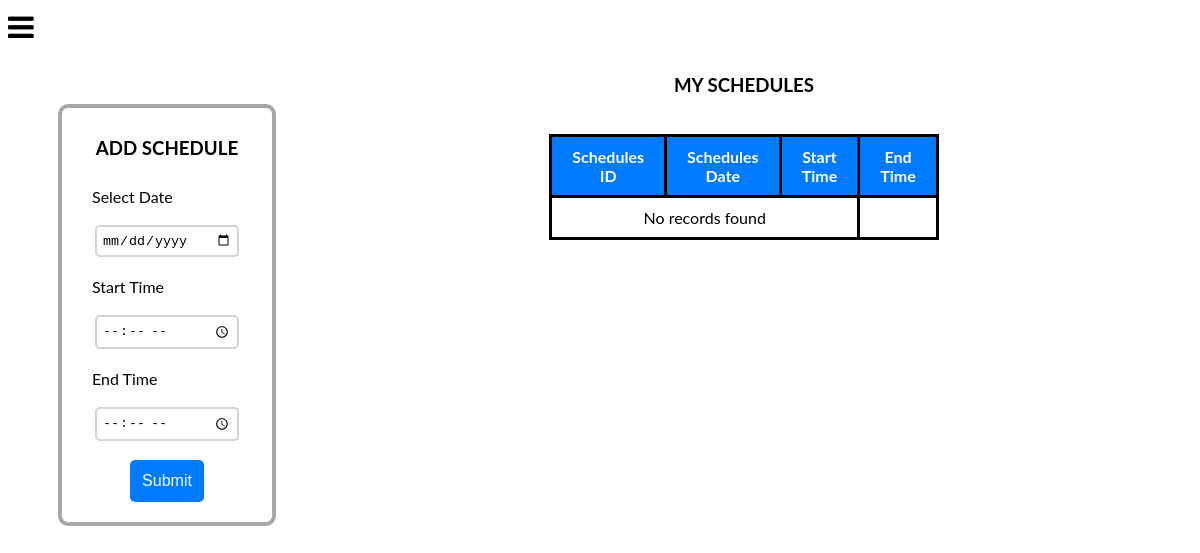
The page /doc_page/Schedules.php on the database as committed earlier.
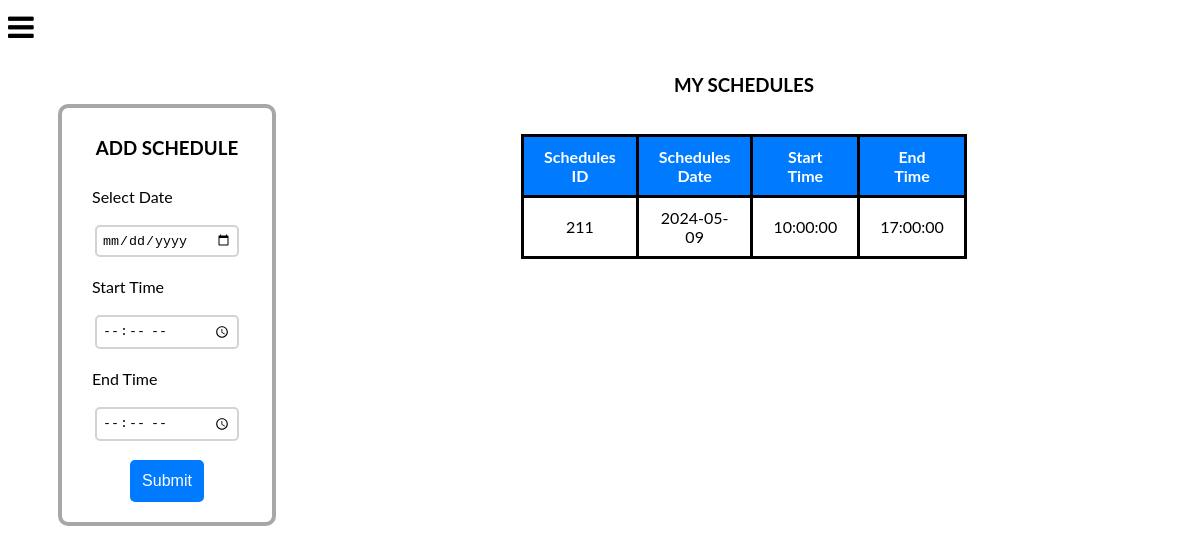
The same page on the database as committed later.
### tables this page shows
CREATE TABLE `tblschedule` (
  `sched_id` int(11) NOT NULL,
  `sched_date` date NOT NULL,
  `start_time` time NOT NULL,
  `end_time` time NOT NULL,
  `sched_limit` int(11) NOT NULL,
  `doc_id` int(11) DEFAULT NULL
);

### doc_page/display_doc_schedules.php (called while the page is built, shortened)
<?php
$sql = "SELECT sched_id, sched_date, start_time, end_time FROM tblschedule";
?>

### doc_page/Schedules.php (the view, shortened to what this page needs)
<!DOCTYPE html>
<html lang="en">
<head>
    <link rel="stylesheet" href="doc_style.css">
    <link rel="stylesheet" href="https://cdnjs.cloudflare.com/ajax/libs/font-awesome/4.7.0/css/font-awesome.min.css">
    <span style="font-size:30px;cursor:pointer" onclick="openNav()"><i class="fa fa-bars"></i></span>
</head>
    <body>
  <div id="schedContainer">
    <div id="mainSched">
      <h3>ADD SCHEDULE</h3>
      <form action="insert_schedule.php" method="post">
        <div class="boxSched">
          <label for="date">Select Date</label><br>
          <input type="date" name="date"><br>
        </div>
        <div class="boxSched">
          <label for="time">Start Time</label><br>
          <input type="time" name="start_time"><br>
        </div>
        <div class="boxSched">
          <label for="">End Time</label><br>
          <input type="time" name="end_time"><br><br>
          <input type="submit" value="Submit"><br>
        </div>
      </form>
    </div>
    <div id="tableSched">
    <h3>MY SCHEDULES</h3><br>
      <table>
          <tr>
              <th>Schedules ID</th>
              <th>Schedules Date</th>
              <th>Start Time</th>
              <th>End Time</th>
          </tr>
          <?php include 'display_doc_schedules.php'; ?>
          <?php
            $result = $conn->query($sql);
            if ($result->num_rows > 0) {
                while($row = $result->fetch_assoc()) {
                    echo "<tr>";
                    echo "<td>".$row["sched_id"]."</td>";
                    echo "<td>".$row["sched_date"]."</td>";
                    echo "<td>".$row["start_time"]."</td>";
                    echo "<td>".$row["end_time"]."</td>";
                  echo "</tr>";
              }
          } else {
              echo "<tr><td colspan='3'>No records found</td></tr>";
          }
          ?>
      </table>
    </div>
  </div>
    </body>
</html>

Rows that differ between the two databases and show on the page:
added tblschedule: sched_id "211", sched_date "2024-05-09", start_time "10:00:00", end_time "17:00:00"
Other text that changed with them:
text no longer shown: "No records found"
